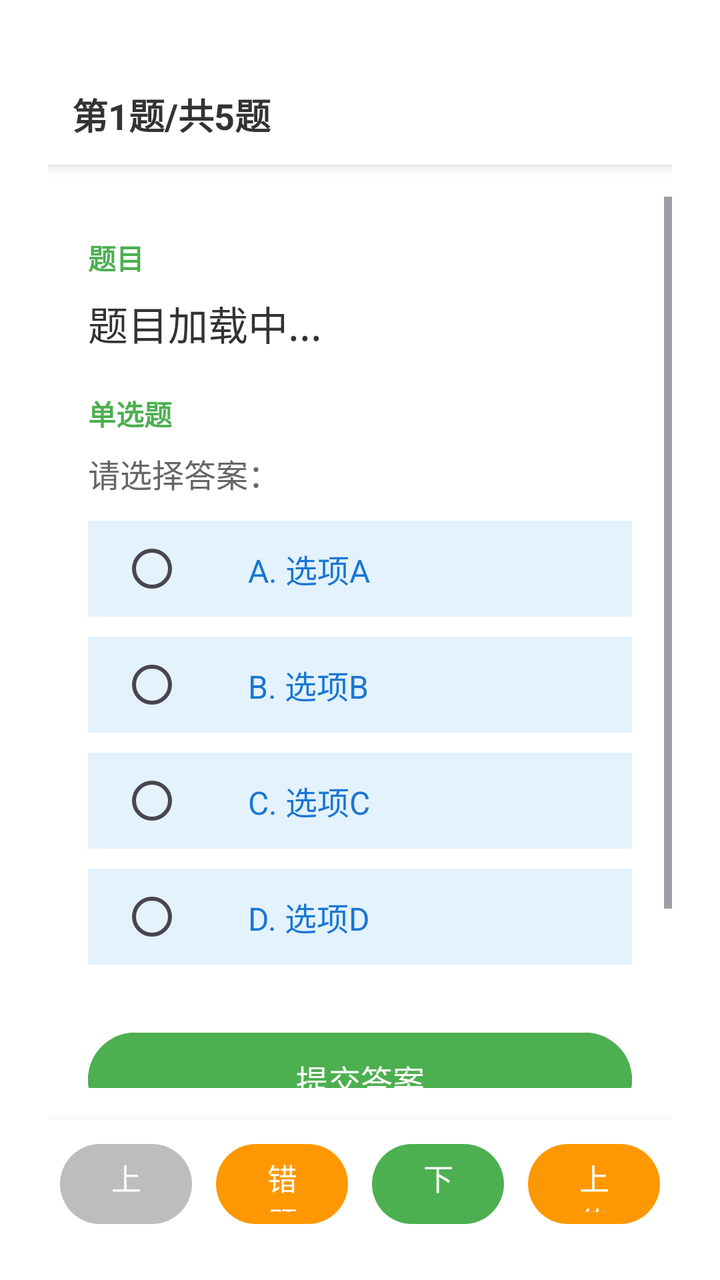
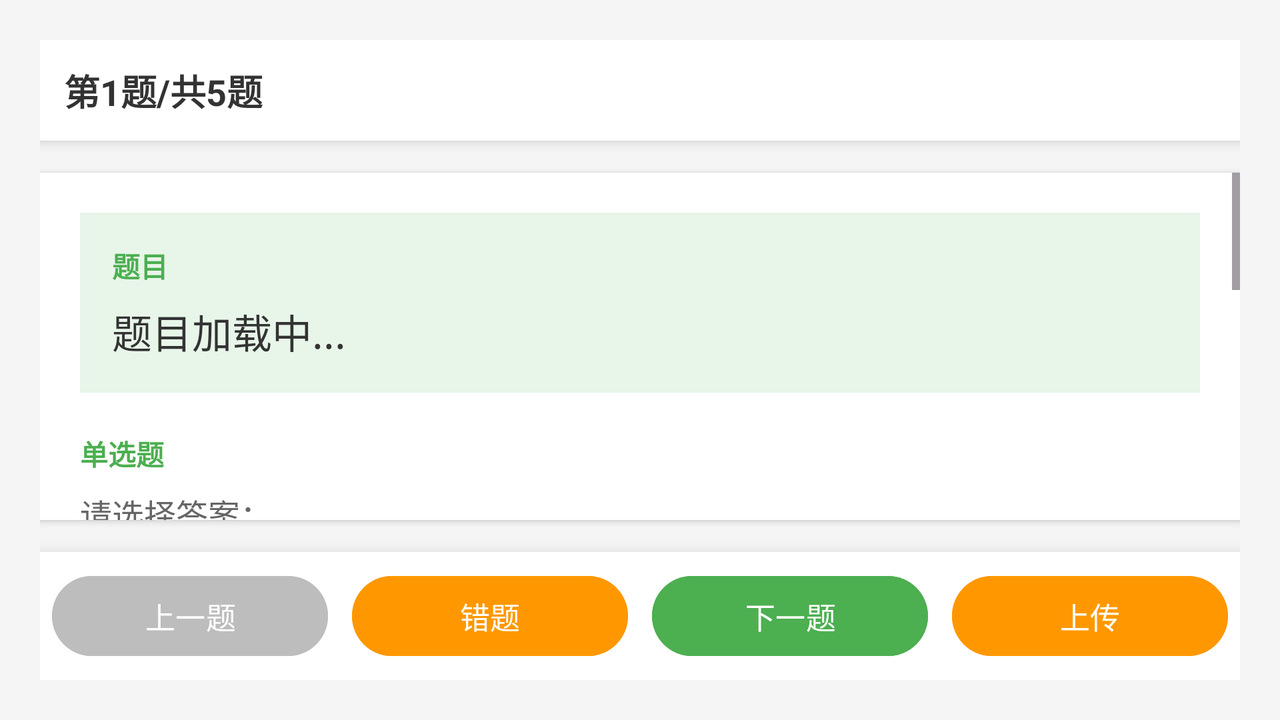

Two renders of one Android screen. The first uses the default layout on a phone; the second uses the alternative layout the repository ships for a different screen configuration, on a matching device. The two XML files are below.
<!-- AndroidManifest.xml: application theme Theme.ExamQuestionBank -->
<!-- res/layout/activity_main.xml -->
<?xml version="1.0" encoding="utf-8"?>
<LinearLayout xmlns:android="http://schemas.android.com/apk/res/android"
    xmlns:app="http://schemas.android.com/apk/res-auto"
    android:layout_width="match_parent"
    android:layout_height="match_parent"
    android:orientation="vertical"
    android:background="#FFFFFF"
    android:paddingHorizontal="24dp"
    android:paddingTop="32dp"
    android:paddingBottom="16dp"
    android:gravity="center_vertical">

    
    <LinearLayout
        android:layout_width="match_parent"
        android:layout_height="wrap_content"
        android:orientation="horizontal"
        android:background="#FFFFFF"
        android:padding="12dp"
        android:elevation="4dp">

        <TextView
            android:id="@+id/tvQuestionNumber"
            android:layout_width="match_parent"
            android:layout_height="wrap_content"
            android:text="第1题/共5题"
            android:textSize="18sp"
            android:textStyle="bold"
            android:textColor="#333333" />
    </LinearLayout>

    
    <ScrollView
        android:layout_width="match_parent"
        android:layout_height="0dp"
        android:layout_weight="1"
        android:layout_marginTop="16dp"
        android:elevation="2dp">

        <LinearLayout
            android:layout_width="match_parent"
            android:layout_height="wrap_content"
            android:orientation="vertical"
            android:background="#FFFFFF"
            android:padding="20dp">

            <TextView
                android:layout_width="wrap_content"
                android:layout_height="wrap_content"
                android:text="题目"
                android:textSize="14sp"
                android:textColor="#4CAF50"
                android:textStyle="bold" />

            <TextView
                android:id="@+id/tvQuestion"
                android:layout_width="match_parent"
                android:layout_height="wrap_content"
                android:layout_marginTop="8dp"
                android:text="题目加载中..."
                android:textSize="20sp"
                android:textColor="#333333"
                android:lineSpacingExtra="4dp" />

        
        <TextView
            android:id="@+id/tvQuestionType"
            android:layout_width="wrap_content"
            android:layout_height="wrap_content"
            android:text="单选题"
            android:textSize="14sp"
            android:textColor="#4CAF50"
            android:textStyle="bold"
            android:layout_marginTop="20dp" />

        <TextView
            android:layout_width="wrap_content"
            android:layout_height="wrap_content"
            android:text="请选择答案："
            android:textSize="16sp"
            android:textColor="#666666"
            android:layout_marginTop="8dp"
            android:layout_marginBottom="12dp" />

        
        <LinearLayout
            android:id="@+id/llOptions"
            android:layout_width="match_parent"
            android:layout_height="wrap_content"
            android:orientation="vertical"
            android:layout_marginBottom="20dp">

            
            <LinearLayout
            android:id="@+id/llOptionA"
            android:layout_width="match_parent"
            android:layout_height="wrap_content"
            android:orientation="horizontal"
            android:gravity="center_vertical"
            android:background="#E3F2FD"
            android:layout_marginBottom="10dp"
            android:clickable="true"
            android:focusable="true"
            android:foreground="?attr/selectableItemBackground">

                <RadioButton
                    android:id="@+id/rbOptionA"
                    android:layout_width="wrap_content"
                    android:layout_height="wrap_content"
                    android:layout_marginStart="16dp"
                    android:layout_marginEnd="16dp"
                    android:buttonTint="#1976D2" />

                <CheckBox
                    android:id="@+id/cbOptionA"
                    android:layout_width="wrap_content"
                    android:layout_height="wrap_content"
                    android:layout_marginStart="16dp"
                    android:layout_marginEnd="16dp"
                    android:buttonTint="#1976D2"
                    android:visibility="gone" />

                <TextView
                    android:id="@+id/tvOptionA"
                    android:layout_width="0dp"
                    android:layout_height="wrap_content"
                    android:layout_weight="1"
                    android:text="A. 选项A"
                    android:textSize="16sp"
                    android:textColor="#1976D2" />
            </LinearLayout>

            
            <LinearLayout
            android:id="@+id/llOptionB"
            android:layout_width="match_parent"
            android:layout_height="wrap_content"
            android:orientation="horizontal"
            android:gravity="center_vertical"
            android:background="#E3F2FD"
            android:layout_marginBottom="10dp"
            android:clickable="true"
            android:focusable="true"
            android:foreground="?attr/selectableItemBackground">

                <RadioButton
                    android:id="@+id/rbOptionB"
                    android:layout_width="wrap_content"
                    android:layout_height="wrap_content"
                    android:layout_marginStart="16dp"
                    android:layout_marginEnd="16dp"
                    android:buttonTint="#1976D2" />

                <CheckBox
                    android:id="@+id/cbOptionB"
                    android:layout_width="wrap_content"
                    android:layout_height="wrap_content"
                    android:layout_marginStart="16dp"
                    android:layout_marginEnd="16dp"
                    android:buttonTint="#1976D2"
                    android:visibility="gone" />

                <TextView
                    android:id="@+id/tvOptionB"
                    android:layout_width="0dp"
                    android:layout_height="wrap_content"
                    android:layout_weight="1"
                    android:text="B. 选项B"
                    android:textSize="16sp"
                    android:textColor="#1976D2" />
            </LinearLayout>

            
            <LinearLayout
            android:id="@+id/llOptionC"
            android:layout_width="match_parent"
            android:layout_height="wrap_content"
            android:orientation="horizontal"
            android:gravity="center_vertical"
            android:background="#E3F2FD"
            android:layout_marginBottom="10dp"
            android:clickable="true"
            android:focusable="true"
            android:foreground="?attr/selectableItemBackground">

                <RadioButton
                    android:id="@+id/rbOptionC"
                    android:layout_width="wrap_content"
                    android:layout_height="wrap_content"
                    android:layout_marginStart="16dp"
                    android:layout_marginEnd="16dp"
                    android:buttonTint="#1976D2" />

                <CheckBox
                    android:id="@+id/cbOptionC"
                    android:layout_width="wrap_content"
                    android:layout_height="wrap_content"
                    android:layout_marginStart="16dp"
                    android:layout_marginEnd="16dp"
                    android:buttonTint="#1976D2"
                    android:visibility="gone" />

                <TextView
                    android:id="@+id/tvOptionC"
                    android:layout_width="0dp"
                    android:layout_height="wrap_content"
                    android:layout_weight="1"
                    android:text="C. 选项C"
                    android:textSize="16sp"
                    android:textColor="#1976D2" />
            </LinearLayout>

            
            <LinearLayout
            android:id="@+id/llOptionD"
            android:layout_width="match_parent"
            android:layout_height="wrap_content"
            android:orientation="horizontal"
            android:gravity="center_vertical"
            android:background="#E3F2FD"
            android:layout_marginBottom="10dp"
            android:clickable="true"
            android:focusable="true"
            android:foreground="?attr/selectableItemBackground">

                <RadioButton
                    android:id="@+id/rbOptionD"
                    android:layout_width="wrap_content"
                    android:layout_height="wrap_content"
                    android:layout_marginStart="16dp"
                    android:layout_marginEnd="16dp"
                    android:buttonTint="#1976D2" />

                <CheckBox
                    android:id="@+id/cbOptionD"
                    android:layout_width="wrap_content"
                    android:layout_height="wrap_content"
                    android:layout_marginStart="16dp"
                    android:layout_marginEnd="16dp"
                    android:buttonTint="#1976D2"
                    android:visibility="gone" />

                <TextView
                    android:id="@+id/tvOptionD"
                    android:layout_width="0dp"
                    android:layout_height="wrap_content"
                    android:layout_weight="1"
                    android:text="D. 选项D"
                    android:textSize="16sp"
                    android:textColor="#1976D2" />
            </LinearLayout>
        </LinearLayout>

        
        <LinearLayout
            android:id="@+id/llJudgeOptions"
            android:layout_width="match_parent"
            android:layout_height="wrap_content"
            android:orientation="horizontal"
            android:gravity="center"
            android:layout_marginBottom="20dp"
            android:visibility="gone">

            
            <LinearLayout
            android:id="@+id/llJudgeTrue"
            android:layout_width="0dp"
            android:layout_height="wrap_content"
            android:layout_weight="1"
            android:orientation="horizontal"
            android:gravity="center"
            android:background="#E3F2FD"
            android:layout_marginEnd="10dp"
            android:clickable="true"
            android:focusable="true"
            android:foreground="?attr/selectableItemBackground">

                <RadioButton
                    android:id="@+id/rbJudgeTrue"
                    android:layout_width="wrap_content"
                    android:layout_height="wrap_content"
                    android:layout_marginEnd="8dp"
                    android:buttonTint="#1976D2" />

                <TextView
                    android:id="@+id/tvJudgeTrue"
                    android:layout_width="wrap_content"
                    android:layout_height="wrap_content"
                    android:text="对"
                    android:textSize="16sp"
                    android:textColor="#1976D2" />
            </LinearLayout>

            
            <LinearLayout
            android:id="@+id/llJudgeFalse"
            android:layout_width="0dp"
            android:layout_height="wrap_content"
            android:layout_weight="1"
            android:orientation="horizontal"
            android:gravity="center"
            android:background="#E3F2FD"
            android:clickable="true"
            android:focusable="true"
            android:foreground="?attr/selectableItemBackground">

                <RadioButton
                    android:id="@+id/rbJudgeFalse"
                    android:layout_width="wrap_content"
                    android:layout_height="wrap_content"
                    android:layout_marginEnd="8dp"
                    android:buttonTint="#1976D2" />

                <TextView
                    android:id="@+id/tvJudgeFalse"
                    android:layout_width="wrap_content"
                    android:layout_height="wrap_content"
                    android:text="错"
                    android:textSize="16sp"
                    android:textColor="#1976D2" />
            </LinearLayout>
        </LinearLayout>

        
        <Button
            android:id="@+id/btnSubmitAnswer"
            android:layout_width="match_parent"
            android:layout_height="55dp"
            android:text="提交答案"
            android:textSize="16sp"
            android:textColor="#FFFFFF"
            android:backgroundTint="#4CAF50"
            android:layout_marginBottom="20dp" />



        
        <TextView
            android:id="@+id/tvResult"
            android:layout_width="match_parent"
            android:layout_height="wrap_content"
            android:text="请选择一个答案"
            android:textSize="17sp"
            android:textColor="#FF9800"
            android:gravity="center"
            android:padding="12dp"
            android:background="#FFF3E0"
            android:visibility="visible" />
        </LinearLayout>
    </ScrollView>

    
    <LinearLayout
        android:layout_width="match_parent"
        android:layout_height="wrap_content"
        android:orientation="horizontal"
        android:layout_marginTop="16dp"
        android:background="#FFFFFF"
        android:paddingVertical="8dp"
        android:elevation="8dp">

        <Button
            android:id="@+id/btnPrevious"
            android:layout_width="0dp"
            android:layout_height="48dp"
            android:layout_weight="1"
            android:layout_marginHorizontal="6dp"
            android:text="上一题"
            android:textSize="15sp"
            app:backgroundTint="#BDBDBD"
            android:textColor="#FFFFFF" />

        <Button
            android:id="@+id/btnShowWrong"
            android:layout_width="0dp"
            android:layout_height="48dp"
            android:layout_weight="1"
            android:layout_marginHorizontal="6dp"
            android:text="错题"
            android:textSize="15sp"
            app:backgroundTint="#FF9800"
            android:textColor="#FFFFFF" />

        <Button
            android:id="@+id/btnNext"
            android:layout_width="0dp"
            android:layout_height="48dp"
            android:layout_weight="1"
            android:layout_marginHorizontal="6dp"
            android:text="下一题"
            android:textSize="15sp"
            app:backgroundTint="#4CAF50"
            android:textColor="#FFFFFF" />

        
        <Button
            android:id="@+id/btnUpload"
            android:layout_width="0dp"
            android:layout_height="48dp"
            android:layout_weight="1"
            android:layout_marginHorizontal="6dp"
            android:text="上传"
            android:textSize="15sp"
            app:backgroundTint="#FF9800"
            android:textColor="#FFFFFF" />
    </LinearLayout>
</LinearLayout>
<!-- resources referenced by this layout -->
<resources>
  <style name="Theme.ExamQuestionBank" parent="Base.Theme.ExamQuestionBank" />
  <style name="Base.Theme.ExamQuestionBank" parent="Theme.Material3.DayNight.NoActionBar">
          
          
      </style>
</resources>
<!-- res/layout-land/activity_main.xml (the repository's variant of the layout above) -->
<!-- drawn on the phone turned sideways -->
<?xml version="1.0" encoding="utf-8"?>
<LinearLayout xmlns:android="http://schemas.android.com/apk/res/android"
    android:layout_width="match_parent"
    android:layout_height="match_parent"
    android:background="#f5f5f5"
    android:orientation="vertical"
    android:padding="20dp">

    
    <LinearLayout
        android:layout_width="match_parent"
        android:layout_height="wrap_content"
        android:background="#ffffff"
        android:elevation="4dp"
        android:orientation="horizontal"
        android:padding="12dp">

        <TextView
            android:id="@+id/tvQuestionNumber"
            android:layout_width="0dp"
            android:layout_height="wrap_content"
            android:layout_weight="1"
            android:text="第1题/共5题"
            android:textColor="#333333"
            android:textSize="18sp"
            android:textStyle="bold" />

    </LinearLayout>

    
    <ScrollView
        android:layout_width="match_parent"
        android:layout_height="0dp"
        android:layout_marginTop="16dp"
        android:layout_weight="1"
        android:background="#ffffff"
        android:elevation="2dp">

        <LinearLayout
            android:layout_width="match_parent"
            android:layout_height="wrap_content"
            android:orientation="vertical"
            android:padding="20dp">

            
            <LinearLayout
                android:layout_width="match_parent"
                android:layout_height="wrap_content"
                android:layout_marginBottom="20dp"
                android:background="#E8F5E9"
                android:orientation="vertical"
                android:padding="16dp">

                <TextView
                    android:layout_width="wrap_content"
                    android:layout_height="wrap_content"
                    android:text="题目"
                    android:textColor="#4CAF50"
                    android:textSize="14sp"
                    android:textStyle="bold" />

                <TextView
                    android:id="@+id/tvQuestion"
                    android:layout_width="match_parent"
                    android:layout_height="wrap_content"
                    android:layout_marginTop="8dp"
                    android:lineSpacingExtra="4dp"
                    android:text="题目加载中..."
                    android:textColor="#333333"
                    android:textSize="20sp" />
        </LinearLayout>

        
        <TextView
            android:id="@+id/tvQuestionType"
            android:layout_width="wrap_content"
            android:layout_height="wrap_content"
            android:text="单选题"
            android:textSize="14sp"
            android:textColor="#4CAF50"
            android:textStyle="bold"
            android:layout_marginBottom="8dp" />

        
        <TextView
            android:layout_width="wrap_content"
            android:layout_height="wrap_content"
            android:layout_marginBottom="12dp"
            android:text="请选择答案："
            android:textColor="#666666"
            android:textSize="16sp" />

        
        <LinearLayout
            android:id="@+id/llOptions"
            android:layout_width="match_parent"
            android:layout_height="wrap_content"
            android:orientation="vertical"
            android:layout_marginBottom="20dp">

            
            <LinearLayout
                android:id="@+id/llOptionA"
                android:layout_width="match_parent"
                android:layout_height="wrap_content"
                android:orientation="horizontal"
                android:gravity="center_vertical"
                android:background="#E3F2FD"
                android:layout_marginBottom="10dp"
                android:clickable="true"
                android:focusable="true"
                android:foreground="?attr/selectableItemBackground">

                <RadioButton
                    android:id="@+id/rbOptionA"
                    android:layout_width="wrap_content"
                    android:layout_height="wrap_content"
                    android:layout_marginStart="16dp"
                    android:layout_marginEnd="16dp"
                    android:buttonTint="#1976D2" />

                <CheckBox
                    android:id="@+id/cbOptionA"
                    android:layout_width="wrap_content"
                    android:layout_height="wrap_content"
                    android:layout_marginStart="16dp"
                    android:layout_marginEnd="16dp"
                    android:buttonTint="#1976D2"
                    android:visibility="gone" />

                <TextView
                    android:id="@+id/tvOptionA"
                    android:layout_width="0dp"
                    android:layout_height="wrap_content"
                    android:layout_weight="1"
                    android:text="A. 选项A"
                    android:textSize="16sp"
                    android:textColor="#1976D2" />
            </LinearLayout>

            
            <LinearLayout
                android:id="@+id/llOptionB"
                android:layout_width="match_parent"
                android:layout_height="wrap_content"
                android:orientation="horizontal"
                android:gravity="center_vertical"
                android:background="#E3F2FD"
                android:layout_marginBottom="10dp"
                android:clickable="true"
                android:focusable="true"
                android:foreground="?attr/selectableItemBackground">

                <RadioButton
                    android:id="@+id/rbOptionB"
                    android:layout_width="wrap_content"
                    android:layout_height="wrap_content"
                    android:layout_marginStart="16dp"
                    android:layout_marginEnd="16dp"
                    android:buttonTint="#1976D2" />

                <CheckBox
                    android:id="@+id/cbOptionB"
                    android:layout_width="wrap_content"
                    android:layout_height="wrap_content"
                    android:layout_marginStart="16dp"
                    android:layout_marginEnd="16dp"
                    android:buttonTint="#1976D2"
                    android:visibility="gone" />

                <TextView
                    android:id="@+id/tvOptionB"
                    android:layout_width="0dp"
                    android:layout_height="wrap_content"
                    android:layout_weight="1"
                    android:text="B. 选项B"
                    android:textSize="16sp"
                    android:textColor="#1976D2" />
            </LinearLayout>

            
            <LinearLayout
                android:id="@+id/llOptionC"
                android:layout_width="match_parent"
                android:layout_height="wrap_content"
                android:orientation="horizontal"
                android:gravity="center_vertical"
                android:background="#E3F2FD"
                android:layout_marginBottom="10dp"
                android:clickable="true"
                android:focusable="true"
                android:foreground="?attr/selectableItemBackground">

                <RadioButton
                    android:id="@+id/rbOptionC"
                    android:layout_width="wrap_content"
                    android:layout_height="wrap_content"
                    android:layout_marginStart="16dp"
                    android:layout_marginEnd="16dp"
                    android:buttonTint="#1976D2" />

                <CheckBox
                    android:id="@+id/cbOptionC"
                    android:layout_width="wrap_content"
                    android:layout_height="wrap_content"
                    android:layout_marginStart="16dp"
                    android:layout_marginEnd="16dp"
                    android:buttonTint="#1976D2"
                    android:visibility="gone" />

                <TextView
                    android:id="@+id/tvOptionC"
                    android:layout_width="0dp"
                    android:layout_height="wrap_content"
                    android:layout_weight="1"
                    android:text="C. 选项C"
                    android:textSize="16sp"
                    android:textColor="#1976D2" />
            </LinearLayout>

            
            <LinearLayout
                android:id="@+id/llOptionD"
                android:layout_width="match_parent"
                android:layout_height="wrap_content"
                android:orientation="horizontal"
                android:gravity="center_vertical"
                android:background="#E3F2FD"
                android:layout_marginBottom="10dp"
                android:clickable="true"
                android:focusable="true"
                android:foreground="?attr/selectableItemBackground">

                <RadioButton
                    android:id="@+id/rbOptionD"
                    android:layout_width="wrap_content"
                    android:layout_height="wrap_content"
                    android:layout_marginStart="16dp"
                    android:layout_marginEnd="16dp"
                    android:buttonTint="#1976D2" />

                <CheckBox
                    android:id="@+id/cbOptionD"
                    android:layout_width="wrap_content"
                    android:layout_height="wrap_content"
                    android:layout_marginStart="16dp"
                    android:layout_marginEnd="16dp"
                    android:buttonTint="#1976D2"
                    android:visibility="gone" />

                <TextView
                    android:id="@+id/tvOptionD"
                    android:layout_width="0dp"
                    android:layout_height="wrap_content"
                    android:layout_weight="1"
                    android:text="D. 选项D"
                    android:textSize="16sp"
                    android:textColor="#1976D2" />
            </LinearLayout>
        </LinearLayout>

        
        <LinearLayout
            android:id="@+id/llJudgeOptions"
            android:layout_width="match_parent"
            android:layout_height="wrap_content"
            android:orientation="horizontal"
            android:gravity="center"
            android:layout_marginBottom="20dp"
            android:visibility="gone">

            
            <LinearLayout
                android:id="@+id/llJudgeTrue"
                android:layout_width="0dp"
                android:layout_height="wrap_content"
                android:layout_weight="1"
                android:orientation="horizontal"
                android:gravity="center"
                android:background="#E3F2FD"
                android:layout_marginEnd="10dp"
                android:clickable="true"
                android:focusable="true"
                android:foreground="?attr/selectableItemBackground">

                <RadioButton
                    android:id="@+id/rbJudgeTrue"
                    android:layout_width="wrap_content"
                    android:layout_height="wrap_content"
                    android:layout_marginEnd="8dp"
                    android:buttonTint="#1976D2" />

                <TextView
                    android:id="@+id/tvJudgeTrue"
                    android:layout_width="wrap_content"
                    android:layout_height="wrap_content"
                    android:text="对"
                    android:textSize="16sp"
                    android:textColor="#1976D2" />
            </LinearLayout>

            
            <LinearLayout
                android:id="@+id/llJudgeFalse"
                android:layout_width="0dp"
                android:layout_height="wrap_content"
                android:layout_weight="1"
                android:orientation="horizontal"
                android:gravity="center"
                android:background="#E3F2FD"
                android:clickable="true"
                android:focusable="true"
                android:foreground="?attr/selectableItemBackground">

                <RadioButton
                    android:id="@+id/rbJudgeFalse"
                    android:layout_width="wrap_content"
                    android:layout_height="wrap_content"
                    android:layout_marginEnd="8dp"
                    android:buttonTint="#1976D2" />

                <TextView
                    android:id="@+id/tvJudgeFalse"
                    android:layout_width="wrap_content"
                    android:layout_height="wrap_content"
                    android:text="错"
                    android:textSize="16sp"
                    android:textColor="#1976D2" />
            </LinearLayout>
        </LinearLayout>

        
        <TextView
            android:id="@+id/tvResult"
            android:layout_width="match_parent"
            android:layout_height="wrap_content"
            android:background="#FFF3E0"
            android:gravity="center"
            android:padding="12dp"
            android:text="请选择一个答案"
            android:textColor="#FF9800"
            android:textSize="17sp"
            android:visibility="visible" />
        </LinearLayout>
    </ScrollView>

    
    <LinearLayout
        android:layout_width="match_parent"
        android:layout_height="wrap_content"
        android:layout_marginTop="16dp"
        android:background="#ffffff"
        android:elevation="8dp"
        android:orientation="horizontal"
        android:paddingVertical="8dp">

        <Button
            android:id="@+id/btnPrevious"
            android:layout_width="0dp"
            android:layout_height="48dp"
            android:layout_marginHorizontal="6dp"
            android:layout_weight="1"
            android:backgroundTint="#BDBDBD"
            android:text="上一题"
            android:textColor="#ffffff"
            android:textSize="15sp" />

        <Button
            android:id="@+id/btnShowWrong"
            android:layout_width="0dp"
            android:layout_height="48dp"
            android:layout_marginHorizontal="6dp"
            android:layout_weight="1"
            android:backgroundTint="#FF9800"
            android:text="错题"
            android:textColor="#ffffff"
            android:textSize="15sp" />

        <Button
            android:id="@+id/btnNext"
            android:layout_width="0dp"
            android:layout_height="48dp"
            android:layout_marginHorizontal="6dp"
            android:layout_weight="1"
            android:backgroundTint="#4CAF50"
            android:text="下一题"
            android:textColor="#ffffff"
            android:textSize="15sp" />

        
        <Button
            android:id="@+id/btnUpload"
            android:layout_width="0dp"
            android:layout_height="48dp"
            android:layout_marginHorizontal="6dp"
            android:layout_weight="1"
            android:backgroundTint="#FF9800"
            android:text="上传"
            android:textColor="#ffffff"
            android:textSize="15sp" />
    </LinearLayout>
</LinearLayout>
